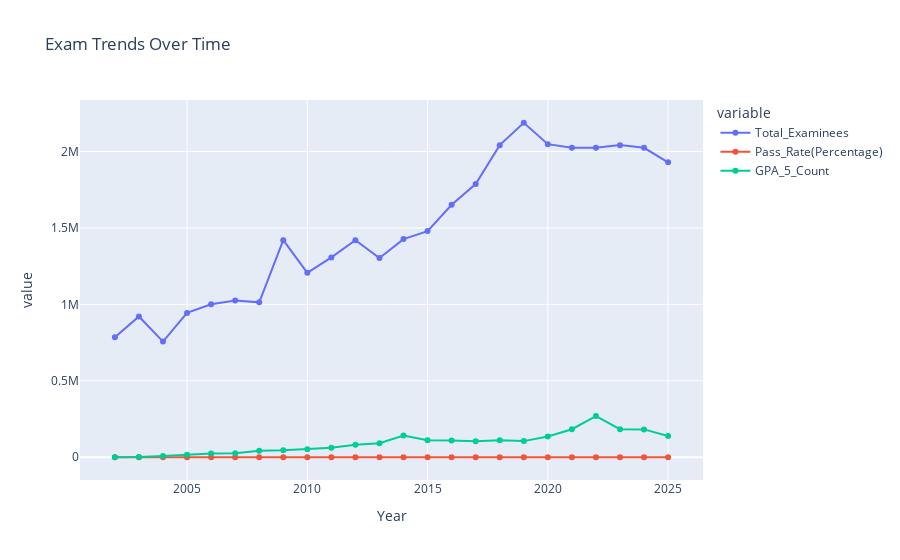

Notebook code cell kept with this figure:
### Code cell
fig = px.line(df, x="Year", y=["Total_Examinees", "Pass_Rate(Percentage)", "GPA_5_Count"],
              title="Exam Trends Over Time")
fig.update_traces(mode="lines+markers")
fig.show()

### Figure 1 — Plotly figure (JSON) as saved in the notebook; plotly's stock layout.template omitted (floating-point values rounded to 4 significant figures)
{"data": [{"hovertemplate": "variable=Total_Examinees<br>Year=%{x}<br>value=%{y}<extra></extra>", "legendgroup": "Total_Examinees", "line": {"color": "#636efa", "dash": "solid"}, "marker": {"symbol": "circle"}, "mode": "lines+markers", "name": "Total_Examinees", "orientation": "v", "showlegend": true, "type": "scatter", "x": [2002, 2003, 2004, 2005, 2006, 2007, 2008, 2009, 2010, 2011, 2012, 2013, 2014, 2015, 2016, 2017, 2018, 2019, 2020, 2021, 2022, 2023, 2024, 2025], "xaxis": "x", "y": [784815, 921024, 756387, 944015, 1000564, 1024537, 1013301, 1420057, 1206019, 1307155, 1420057, 1303203, 1426923, 1479266, 1651523, 1786613, 2041450, 2187815, 2047779, 2024192, 2024192, 2041450, 2024192, 1928970], "yaxis": "y"}, {"hovertemplate": "variable=Pass_Rate(Percentage)<br>Year=%{x}<br>value=%{y}<extra></extra>", "legendgroup": "Pass_Rate(Percentage)", "line": {"color": "#EF553B", "dash": "solid"}, "marker": {"symbol": "circle"}, "mode": "lines+markers", "name": "Pass_Rate(Percentage)", "orientation": "v", "showlegend": true, "type": "scatter", "x": [2002, 2003, 2004, 2005, 2006, 2007, 2008, 2009, 2010, 2011, 2012, 2013, 2014, 2015, 2016, 2017, 2018, 2019, 2020, 2021, 2022, 2023, 2024, 2025], "xaxis": "x", "y": [42, 36, 50, 54, 62, 57, 72, 67, 78, 82, 86, 89, 91, 87, 88, 80, 77, 82, 82, 93, 87, 80, 83, 68], "yaxis": "y"}, {"hovertemplate": "variable=GPA_5_Count<br>Year=%{x}<br>value=%{y}<extra></extra>", "legendgroup": "GPA_5_Count", "line": {"color": "#00cc96", "dash": "solid"}, "marker": {"symbol": "circle"}, "mode": "lines+markers", "name": "GPA_5_Count", "orientation": "v", "showlegend": true, "type": "scatter", "x": [2002, 2003, 2004, 2005, 2006, 2007, 2008, 2009, 2010, 2011, 2012, 2013, 2014, 2015, 2016, 2017, 2018, 2019, 2020, 2021, 2022, 2023, 2024, 2025], "xaxis": "x", "y": [327, 1389, 8597, 15631, 24384, 25732, 41917, 45934, 52134, 62288, 82212, 91226, 142276, 111901, 109761, 104761, 110629, 105594, 135898, 183340, 269602, 183578, 182129, 139032], "yaxis": "y"}], "layout": {"legend": {"title": {"text": "variable"}, "tracegroupgap": 0}, "title": {"text": "Exam Trends Over Time"}, "xaxis": {"anchor": "y", "domain": [0, 1], "title": {"text": "Year"}}, "yaxis": {"anchor": "x", "domain": [0, 1], "title": {"text": "value"}}}}
